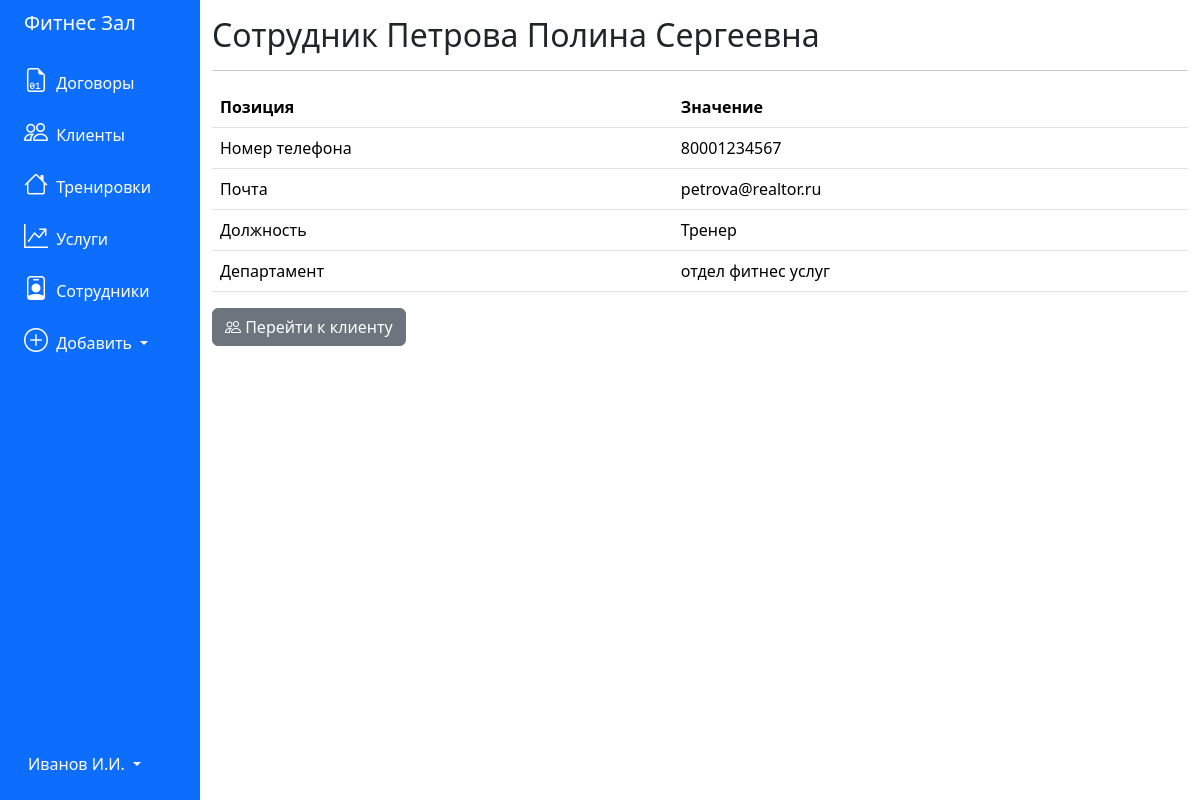
Page /employee/1 on the committed database.
### tables this page shows
CREATE TABLE 'employees' (
	"id_employee" INTEGER PRIMARY KEY AUTOINCREMENT,
	'name' TEXT,
	'email' TEXT,
	'phone_number' TEXT,
	'position' TEXT,
	'department' TEXT,
	'chief_id' INTEGER
);

### app.py (the view)
@app.route('/employee/<int:employee_id>')
def employee(employee_id):
    pos = get_employee(employee_id)
    return render_template('employee.html', employee=pos)

### app.py (called while the page is built)
def get_db_connection():
    conn = sqlite3.connect('../pythonProject4/database.db')
    conn.row_factory = sqlite3.Row
    return conn

def get_employee(item_id):
    conn = get_db_connection()
    item = conn.execute("""SELECT * FROM employees WHERE id_employee = ?""", (item_id,)).fetchone()
    conn.close()
    if item is None:
        abort(404)
    return item

### templates/employee.html
{% extends 'base.html' %}
{% block content %}
<h2>{% block title %} Сотрудник  {{ employee['name'] }} {% endblock %}</h2>
<hr>
<table class="table">
    <thead>
        <tr>
            <th scope="col">Позиция</th>
            <th scope="col">Значение</th>
        </tr>
    </thead>
    <tbody>
        <tr>
            <td>Номер телефона</th>
            <td>{{ employee['phone_number'] }} </th>
        </tr>
        <tr>
            <td>Почта</th>
            <td>{{ employee['email'] }} </th>
        </tr>
        <tr>
            <td>Должность</th>
            <td>{{ employee['position'] }} </th>
        </tr>
         <tr>
            <td>Департамент</th>
            <td>{{ employee['department'] }} </th>
        </tr>
    </tbody>
</table>
<div class="row">
    <div class="col-auto">
        <a href="/clients">
            <button type="submit" class="btn btn-secondary"><i class="bi-people"></i> Перейти к клиенту</button>
        </a>
    </div>
</div>
{% endblock %}

### rows in the picture
employees: name "Петрова Полина Сергеевна", phone_number "80001234567", email "petrova@realtor.ru", position "Тренер", department "отдел фитнес услуг"
